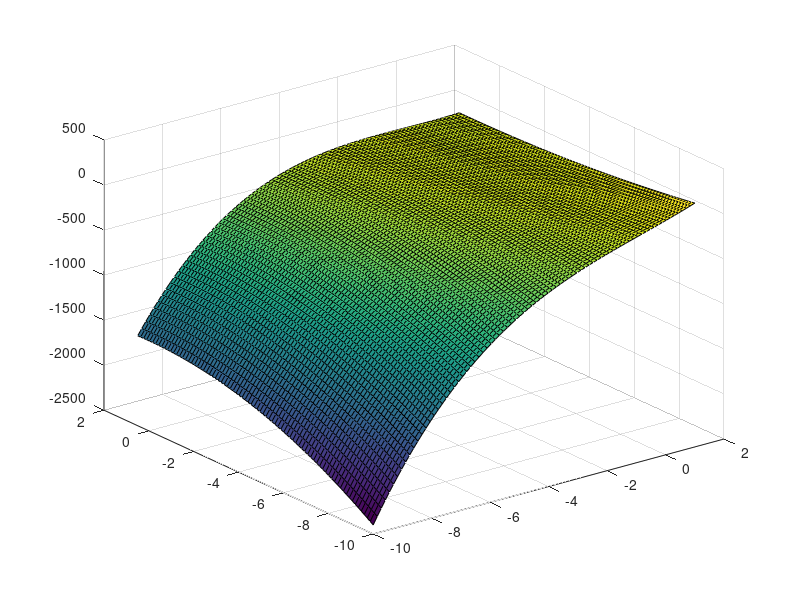

Write MATLAB code to recreate this figure.
clc, close all
x = linspace(-10,1,80);
y = linspace(-10,0.5,80);
[X,Y] = meshgrid(x,y);
%f = @(x,y) (x.^2 + y).^2 +3*y.^2;
f = @(x,y) 2*x.^3+x.*y.^2+5*x.^2+y.^2;

Z = f(X,Y);
niveles = 0:0.05:2;
surf(X,Y,Z), hold on
% contour3(X,Y,Z,niveles,'LineWidth',1.5)
% subplot(1,2,2)
% contour(X,Y,Z,niveles)
